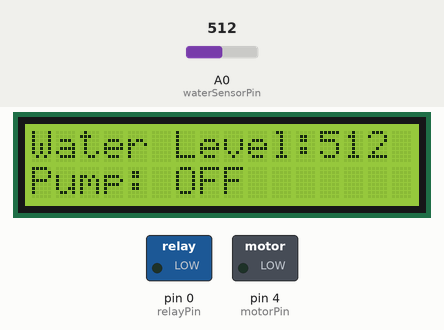
This sketch was run on a simulated Arduino Uno, built with avr-gcc and run on an emulated ATmega328P. Parts: 16×2 character LCD, switched loads named in the sketch (green lamp = pin HIGH). The inputs (shaded band) are chosen by the test bench; at power-on: A0 (waterSensorPin) = 512.

Above: at 3.2 s.
3.3 s: A0 (waterSensorPin) set to 487
At 5.2 s:
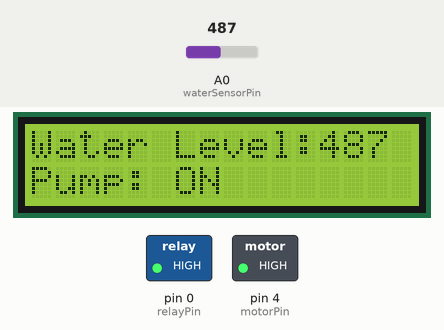
5.5 s: A0 (waterSensorPin) set to 510
At 7.0 s:
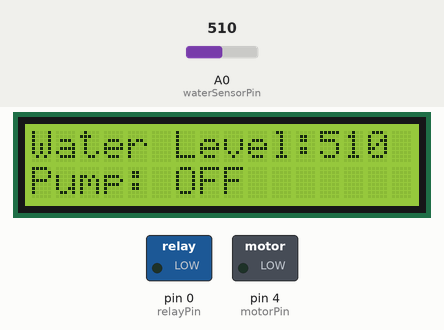
7.5 s: A0 (waterSensorPin) set to 490
At 8.8 s:
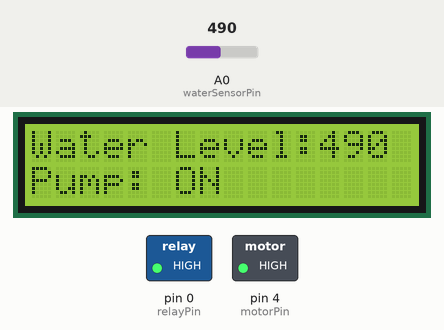
Timing chart, 0 to 10.5 s (numbered marks = the images above; inputs shaded):
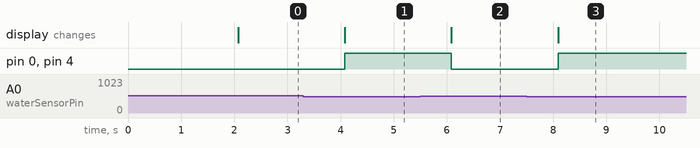

The sketch:

ESP_Code.ino
```cpp
#include <LiquidCrystal.h>  // Include library for 16x2 LCD

// Initialize the LCD (RS, EN, D4, D5, D6, D7) connected to digital pins of ESP32
LiquidCrystal lcd(7, 8, 9, 10, 11, 12);

// Pin definitions
const int waterSensorPin = A0;  // Analog pin for the water sensor
const int relayPin = 0;         // Digital pin for relay control
const int motorPin = 4;         // Digital pin for motor control via relay

// Water level threshold value (adjust based on sensor calibration)
const int waterThreshold = 500;

// Variable to store the current water level
int waterLevel = 0;

void setup() {
  // Initialize the LCD (16 columns, 2 rows)
  lcd.begin(16, 2);
  lcd.setCursor(0, 0);
  lcd.print("Water Monitor");

  // Set pin modes
  pinMode(waterSensorPin, INPUT);  // Water sensor pin as INPUT
  pinMode(relayPin, OUTPUT);       // Relay control pin as OUTPUT
  pinMode(motorPin, OUTPUT);       // Motor control pin as OUTPUT

  // Start with pump OFF
  digitalWrite(relayPin, LOW);
  digitalWrite(motorPin, LOW);

  delay(2000);  // Display the welcome message for 2 seconds
  lcd.clear();  // Clear the LCD display
}

void loop() {
  // Read the water sensor value
  waterLevel = analogRead(waterSensorPin);

  // Display water level on LCD
  lcd.setCursor(0, 0);
  lcd.print("Water Level: ");
  lcd.setCursor(12, 0);
  lcd.print(waterLevel);  // Display sensor value

  // Check the water level against the threshold
  if (waterLevel < waterThreshold) {
    activatePump();
  } else {
    deactivatePump();
  }

  delay(1000);  // Wait for 1 second before the next reading
}

// Function to activate the pump
void activatePump() {
  digitalWrite(relayPin, HIGH);  // Turn ON the relay
  digitalWrite(motorPin, HIGH);  // Turn ON the motor
  lcd.setCursor(0, 1);
  lcd.print("Pump: ON  ");       // Display pump status
}

// Function to deactivate the pump
void deactivatePump() {
  digitalWrite(relayPin, LOW);   // Turn OFF the relay
  digitalWrite(motorPin, LOW);   // Turn OFF the motor
  lcd.setCursor(0, 1);
  lcd.print("Pump: OFF ");       // Display pump status
}
```

Measured:
- the behaviour switches between 500 and 499 on A0 (waterSensorPin) (found by bisection; images 0 and 1)
- after the input at 3.3 s, pin 0 (relayPin), pin 4 (motorPin): LOW → HIGH after 0.78 s; the display: changes after 0.78 s (image 1)
- after the input at 5.5 s, pin 0 (relayPin), pin 4 (motorPin): HIGH → LOW after 0.59 s; the display: changes after 0.59 s (image 2)
- after the input at 7.5 s, pin 0 (relayPin), pin 4 (motorPin): LOW → HIGH after 0.59 s; the display: changes after 0.59 s (image 3)
